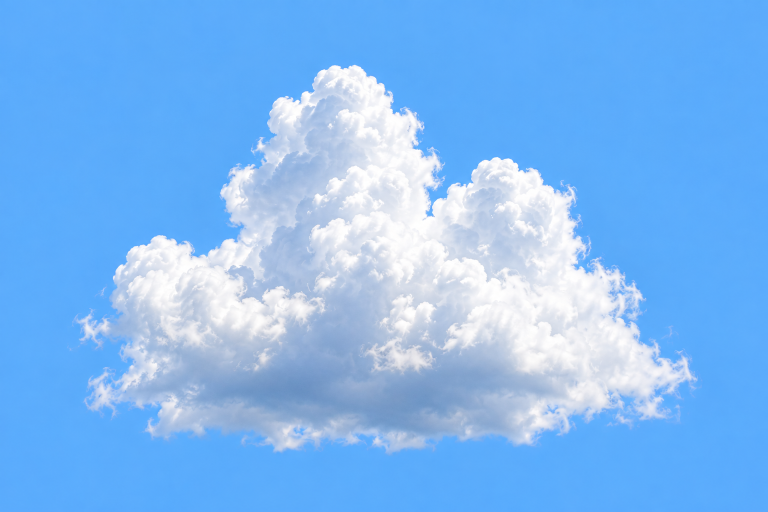
#> input picture artifacts/sky-refs/chatgpt-clouds/cloud-01.png, 1536 x 1024 px, found by its file name (shown at 1/2 size); its folder holds only this picture in this run
$ python make-cloud-sprites.py cloud-01.png
#> lines starting #> are read from the running program, lines starting #| are printed output that depends on the picture; after the words box and inside, x2 and y2 are one past the last pixel; in counts of white or black regions, pixels touching at a corner belong together
"""Key the ChatGPT cloud photos (flat blue sky) into transparent WebP sprites.

    python make-cloud-sprites.py [SRC_DIR] [OUT_DIR] [--debug] [--only=01,02]

SRC_DIR  folder with cloud-01.png .. cloud-10.png   (default: this folder)
OUT_DIR  where NN.webp + sprites.json are written  (default: SRC_DIR/sprites)

Pipeline (pure Pillow, no numpy):
  1. sky field   the background is a nearly flat blue (~90,171,252) with a few
                 units of drift. Pixels within BG_TOL of the border-strip median
                 are background; everything else is dilated ~10 px (soft halos)
                 and excluded. A 48x32 grid of masked means is hole-filled by
                 Laplace relaxation (a membrane under each cloud), smoothed and
                 bicubic-upsampled into a smooth per-pixel sky estimate S.
  2. unmix       p = a*C + (1-a)*S with C assumed near-neutral (R=G=B). Both
                 blue-minus-red and green-minus-red excess give a transparency
                   t = ((B-R)+(G-R)) / ((S_B-S_R)+(S_G-S_R))
                 (the two estimates weighted by their dynamic range; noise
                 ~0.005), a = 1 - t.
  3. core fill   the photos' cloud bases are sky-lit blue-grey (98,132,175 is
                 only a=0.5 under the neutral model), which would make the
                 shaded underside half transparent and ghostly on another sky
                 or over another cloud. Where a > CORE_T the mask is eroded by
                 CORE_R px, blurred by CORE_R and max()'d into alpha, so the
                 interior becomes opaque (keeping the photo's own blue-grey
                 shading) while the outer CORE_R px keep the measured soft edge.
                 Off for the cirrus wisps.
  4. colour      un-premultiplied C = (p - (1-a)*S) / a, clamped. On the source
                 sky this reproduces the photo exactly; on any other sky the
                 soft edges pick up that sky instead of the source blue.
  5. cleanup     alpha below ALPHA_LO is zeroed with a soft knee up to ALPHA_HI;
                 crop to the content bbox + MARGIN, alpha faded to 0 over the
                 margin at the crop edges, downscaled only if wider than MAX_W.
  6. export      lossy WebP with alpha (q QUALITY, lossless alpha), NN.webp,
                 plus sprites.json (size, bytes, dense-cloud box per sprite).
"""
import json
import os
import sys

from PIL import Image, ImageChops, ImageFilter, ImageMath

HERE = os.path.dirname(os.path.abspath(__file__))
args = [a for a in sys.argv[1:] if not a.startswith('--')]
FLAGS = [a for a in sys.argv[1:] if a.startswith('--')]
SRC_DIR = args[0] if len(args) > 0 else HERE
OUT_DIR = args[1] if len(args) > 1 else os.path.join(SRC_DIR, 'sprites')
DEBUG = '--debug' in FLAGS
ONLY = None
for f in FLAGS:
    if f.startswith('--only='):
        ONLY = {s.strip().zfill(2) for s in f[7:].split(',') if s.strip()}
DBG = os.path.join(SRC_DIR, '_debug')

# ---------------------------------------------------------------- tunables
BORDER = 10          # border strip width (px) for the initial sky colour
BG_TOL = 9           # |p - border median| <= this in every channel = sky
HALO_Q = 4           # halo exclusion works at 1/4 resolution ...
HALO_R = 5           # ... MaxFilter size there (~10 px dilation at full res)
CELL = 32            # sky grid cell (px)
CELL_MIN = 0.6       # a cell needs this fraction of clean sky to be measured
RELAX_IT = 600       # Laplace hole-fill iterations on the grid
SMOOTH_IT = 2        # 3x3 smoothing passes on the filled grid
ALPHA_LO = 0.03      # alpha below this -> 0 ...
ALPHA_HI = 0.07      # ... with a smoothstep knee up to this
MARGIN = 18          # crop margin around the content bbox (px) ...
FADE = 16            # ... alpha fades to 0 over this many px at the crop edge
MAX_W = 1400         # downscale only if wider than this
QUALITY = 88         # WebP colour quality (alpha is lossless)

# per-sprite settings: core fill threshold / radius (None = no core fill)
DEFAULT = {'core_t': 0.30, 'core_r': 7, 'gamma': 1.0}
PER = {
    '06': {'core_r': 5},
    '07': {'core_r': 4},
    '08': {'core_r': 6},
    '09': {'core_t': None},
    '10': {'core_t': None},
}


def flat(im):
    """Pixel values as a list (get_flattened_data on Pillow >= 12.1)."""
    fn = getattr(im, 'get_flattened_data', None)
    return list(fn() if fn else im.getdata())


def lam(fn, **imgs):
    return ImageMath.lambda_eval(lambda a: fn(a), **imgs)


def clamp01(a, x):
    return a['min'](a['max'](x, 0.0), 1.0)


def hist_median(hist):
    n = sum(hist)
    acc = 0
    for v, c in enumerate(hist):
        acc += c
        if acc * 2 >= n:
            return v
    return 0


def border_median(ch):
    W, H = ch.size
    h = [0] * 256
    for box in ((0, 0, W, BORDER), (0, H - BORDER, W, H),
                (0, BORDER, BORDER, H - BORDER), (W - BORDER, BORDER, W, H - BORDER)):
        for i, c in enumerate(ch.crop(box).histogram()):
            h[i] += c
    return hist_median(h)


def sky_field(rgb):
    """Smooth per-pixel sky estimate (three 'F' images) + the clean-sky mask."""
    W, H = rgb.size
    chans = rgb.split()
    med = [border_median(c) for c in chans]
    # non-sky = any channel further than BG_TOL from the border median
    diff = None
    for c, m in zip(chans, med):
        d = ImageChops.difference(c, Image.new('L', c.size, m))
        diff = d if diff is None else ImageChops.lighter(diff, d)
    nonsky = diff.point(lambda v: 255 if v > BG_TOL else 0)
    q = nonsky.reduce(HALO_Q).point(lambda v: 255 if v > 0 else 0)
    q = q.filter(ImageFilter.MaxFilter(HALO_R))
    halo = q.resize((W, H), Image.NEAREST)
    sky = ImageChops.invert(ImageChops.lighter(halo, nonsky))  # 255 = clean sky

    gw, gh = max(4, round(W / CELL)), max(4, round(H / CELL))
    m = sky.convert('F')
    m = lam(lambda a: a['m'] / 255.0, m=m)
    mg = flat(m.resize((gw, gh), Image.BOX))
    fields = []
    for c in chans:
        cf = c.convert('F')
        vm = lam(lambda a: a['c'] * a['m'], c=cf, m=m).resize((gw, gh), Image.BOX)
        vmg = flat(vm)
        valid = [mg[i] >= CELL_MIN for i in range(gw * gh)]
        vals = [vmg[i] / mg[i] if valid[i] else 0.0 for i in range(gw * gh)]
        good = [vals[i] for i in range(gw * gh) if valid[i]]
        base = sum(good) / len(good) if good else float(med[len(fields)])
        vals = [v if ok else base for v, ok in zip(vals, valid)]
        holes = [i for i in range(gw * gh) if not valid[i]]
        for _ in range(RELAX_IT if holes else 0):
            nv = vals[:]
            for i in holes:
                x, y = i % gw, i // gw
                s = (vals[y * gw + max(0, x - 1)] + vals[y * gw + min(gw - 1, x + 1)] +
                     vals[max(0, y - 1) * gw + x] + vals[min(gh - 1, y + 1) * gw + x])
                nv[i] = s / 4.0
            vals = nv
        for _ in range(SMOOTH_IT):
            nv = vals[:]
            for y in range(gh):
                for x in range(gw):
                    s = 0.0
                    for dy in (-1, 0, 1):
                        for dx in (-1, 0, 1):
                            s += vals[min(gh - 1, max(0, y + dy)) * gw + min(gw - 1, max(0, x + dx))]
                    nv[y * gw + x] = s / 9.0
            vals = nv
        g = Image.new('F', (gw, gh))
        g.putdata(vals)
        fields.append(g.resize((W, H), Image.BICUBIC))
    return fields, sky, med, sum(1 for v in mg if v < CELL_MIN)


def ramp_image(w, h, fade):
    """F image: 0 at the outer edge, 1 at >= fade px inside."""
    def ramp(n):
        return [max(0.0, min(1.0, (min(i + 0.5, n - i - 0.5)) / fade)) for i in range(n)]
    rx = Image.new('F', (w, 1))
    rx.putdata(ramp(w))
    ry = Image.new('F', (1, h))
    ry.putdata(ramp(h))
    return lam(lambda a: a['x'] * a['y'],
               x=rx.resize((w, h), Image.NEAREST), y=ry.resize((w, h), Image.NEAREST))


def dense_box(alpha_l, thr=128):
    """bbox of the dense cloud (alpha >= thr/255) inside a sprite, as fractions."""
    b = alpha_l.point(lambda v: 255 if v >= thr else 0).getbbox()
    w, h = alpha_l.size
    if not b:
        return [0, 0, 1, 1]
    return [round(b[0] / w, 4), round(b[1] / h, 4), round(b[2] / w, 4), round(b[3] / h, 4)]


def key_one(nn):
    cfg = dict(DEFAULT, **PER.get(nn, {}))
    src = os.path.join(SRC_DIR, 'cloud-%s.png' % nn)
    rgb = Image.open(src).convert('RGB')
    W, H = rgb.size
    (sR, sG, sB), skymask, med, holes = sky_field(rgb)
    R, G, B = [c.convert('F') for c in rgb.split()]

    t = lam(lambda a: ((a['B'] - a['R']) + (a['G'] - a['R'])) /
            ((a['sB'] - a['sR']) + (a['sG'] - a['sR'])),
            R=R, G=G, B=B, sR=sR, sG=sG, sB=sB)
    araw = lam(lambda a: clamp01(a, 1.0 - a['t']), t=t)
    if cfg['gamma'] != 1.0:
        gm = cfg['gamma']
        araw = lam(lambda a: a['x'] ** gm, x=araw)

    alpha = araw
    if cfg['core_t'] is not None:
        ct, cr = cfg['core_t'], cfg['core_r']
        core = lam(lambda a: (a['x'] > ct) * 255.0, x=araw).convert('L')
        for _ in range(cr):
            core = core.filter(ImageFilter.MinFilter(3))
        core = core.filter(ImageFilter.GaussianBlur(cr * 0.8))
        coref = lam(lambda a: a['c'] / 255.0, c=core.convert('F'))
        alpha = lam(lambda a: a['max'](a['x'], a['c']), x=araw, c=coref)

    # un-premultiply against the sky field
    def unmix(p, s):
        return lam(lambda a: a['min'](a['max'](
            (a['p'] - (1.0 - a['al']) * a['s']) / a['max'](a['al'], 0.004), 0.0), 255.0),
            p=p, s=s, al=alpha)
    cR, cG, cB = unmix(R, sR), unmix(G, sG), unmix(B, sB)

    lo, hi = ALPHA_LO, ALPHA_HI
    aout = lam(lambda a: a['al'] * (lambda k: k * k * (3.0 - 2.0 * k))(
        clamp01(a, (a['al'] - lo) / (hi - lo))), al=alpha)

    # crop
    al8 = lam(lambda a: a['x'] * 255.0 + 0.5, x=aout).convert('L')
    probe = al8.point(lambda v: 255 if v >= 5 else 0)
    probe = probe.filter(ImageFilter.MinFilter(3)).filter(ImageFilter.MaxFilter(3))
    bb = probe.getbbox()
    x0, y0 = max(0, bb[0] - MARGIN), max(0, bb[1] - MARGIN)
    x1, y1 = min(W, bb[2] + MARGIN), min(H, bb[3] + MARGIN)
    touches = [n for n, v in (('left', x0 == 0), ('top', y0 == 0), ('right', x1 == W), ('bottom', y1 == H)) if v]
    cw, ch = x1 - x0, y1 - y0
    fade = ramp_image(cw, ch, FADE)
    ac = lam(lambda a: a['x'] * a['f'], x=aout.crop((x0, y0, x1, y1)), f=fade)
    a8 = lam(lambda a: a['x'] * 255.0 + 0.5, x=ac).convert('L')
    rgb8 = [lam(lambda a: a['c'] + 0.5, c=c.crop((x0, y0, x1, y1))).convert('L')
            for c in (cR, cG, cB)]
    spr = Image.merge('RGBA', rgb8 + [a8])
    scaled = False
    if spr.width > MAX_W:
        nh = round(spr.height * MAX_W / spr.width)
        spr = spr.resize((MAX_W, nh), Image.LANCZOS)
        scaled = True

    os.makedirs(OUT_DIR, exist_ok=True)
    out = os.path.join(OUT_DIR, '%s.webp' % nn)
    spr.save(out, 'WEBP', quality=QUALITY, alpha_quality=100, method=6)
    nbytes = os.path.getsize(out)

    if DEBUG:
        os.makedirs(DBG, exist_ok=True)
        lam(lambda a: a['x'] * 255.0, x=araw).convert('L').save(os.path.join(DBG, '%s-araw.png' % nn))
        al8.save(os.path.join(DBG, '%s-alpha.png' % nn))
        skymask.save(os.path.join(DBG, '%s-skymask.png' % nn))
        Image.merge('RGB', [lam(lambda a: (a['s'] - m0) * 20.0 + 128.0, s=s).convert('L')
                            for s, m0 in zip((sR, sG, sB), med)]).save(os.path.join(DBG, '%s-skyfield-x20.png' % nn))

    sa = spr.getchannel('A')
    info = {
        'file': '%s.webp' % nn,
        'w': spr.width, 'h': spr.height, 'bytes': nbytes,
        'crop': [x0, y0, x1, y1], 'scaled': scaled, 'touches': touches,
        'dense': dense_box(sa, 128),     # alpha >= 0.5
        'body': dense_box(sa, 26),       # alpha >= 0.1
        'skyMedian': med, 'skyHoles': holes,
        'core': cfg['core_t'] is not None,
    }
    print('%s  %4dx%-4d %7.1f kB  crop=%s dense=%s %s' % (
        nn, spr.width, spr.height, nbytes / 1024, info['crop'], info['dense'],
        ('TOUCHES ' + ','.join(touches)) if touches else ''))
    return info


def main():
    ids = ['%02d' % i for i in range(1, 11)
           if os.path.exists(os.path.join(SRC_DIR, 'cloud-%02d.png' % i))]
    if ONLY:
        ids = [i for i in ids if i in ONLY]
    man_path = os.path.join(OUT_DIR, 'sprites.json')
    old = {}
    if os.path.exists(man_path):
        with open(man_path) as f:
            old = {s['file']: s for s in json.load(f).get('sprites', [])}
    for nn in ids:
        info = key_one(nn)
#> in key_one, rgb is the input picture: PIL image 1536x1024 RGB; mean R, G, B 128.3, 185.2, 244.4
#> in sky_field, `med = [border_median(c) for c in chans]`: med = [91, 171, 252]
#> the loop in sky_field, `for c, m in zip(chans, med):` made 3 passes
#> m on passes 1 to 3: 91, 171, 252
#> pass 1, in sky_field, `d = ImageChops.difference(c, Image.new('L', c.size, m))`:
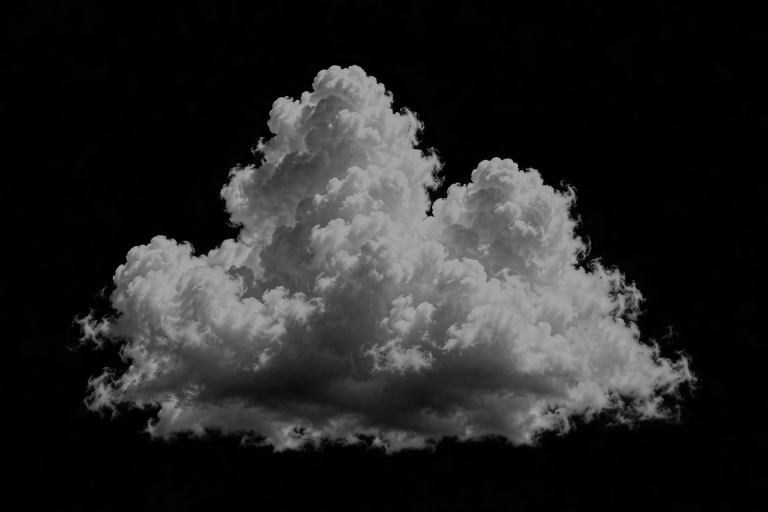
#> d: PIL image 1536x1024 L (shown at 1/2 size); min 0, max 164, mean 37.8
#> in sky_field, `nonsky = diff.point(lambda v: 255 if v > BG_TOL else 0)`:
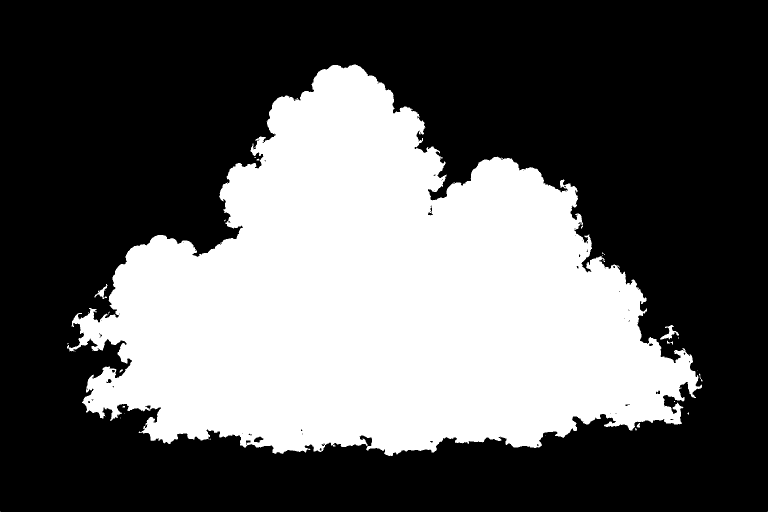
#> nonsky: PIL image 1536x1024 L (shown at 1/2 size); 36.8% white; 35 white regions (29 under 20 px), largest, box (x1, y1, x2, y2) and area: (134, 129, 1404, 912) 578288, (1320, 650, 1358, 679) 372, (189, 568, 215, 598) 223, (1273, 846, 1280, 855) 41, (1334, 681, 1346, 689) 39, (239, 739, 246, 745) 23
#> in sky_field, `mg = flat(m.resize((gw, gh), Image.BOX))`: mg = 1536 values, max 1 at index 0, min 0 at index 212, mean 0.589
#> the loop in sky_field, `for c in chans:` made 3 passes
#> base on passes 1 to 3: 91.03, 171.7, 251.5
#> pass 1, in sky_field, `cf = c.convert('F')`:
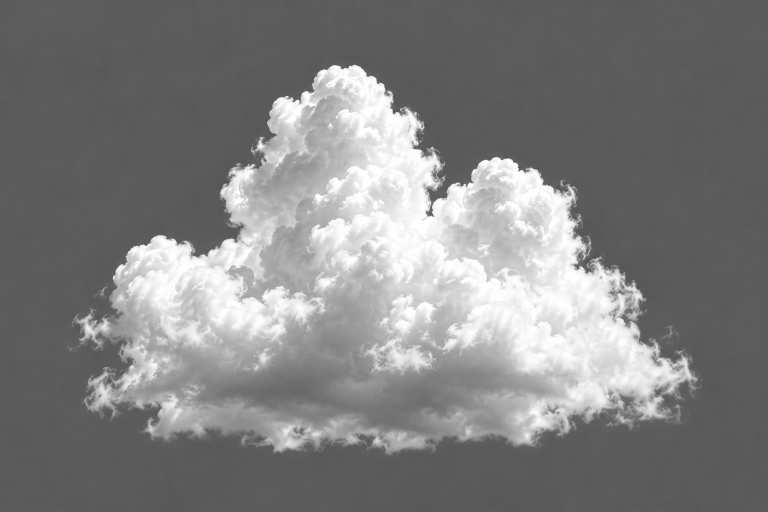
#> cf: PIL image 1536x1024 F (shown at 1/2 size); min 78, max 255, mean 128.3
#> after the loop in sky_field, `for c in chans:`: fields = 3 items
#> in key_one, `(sR, sG, sB), skymask, med, holes = sky_field(rgb)`:
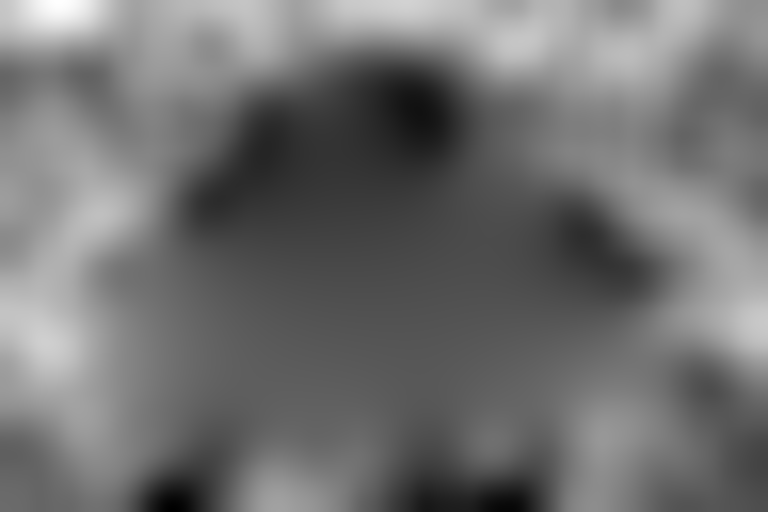
#> sR: PIL image 1536x1024 F (shown at 1/2 size); min 89.15, max 92.8, mean 90.8; drawn with min black and max white
#> in key_one, `(sR, sG, sB), skymask, med, holes = sky_field(rgb)`: med = [91, 171, 252]; holes = 642
#> in key_one, `t = lam(lambda a: ((a['B'] - a['R']) + (a['G'] - a['R'])) / ((a['sB'] ..`:
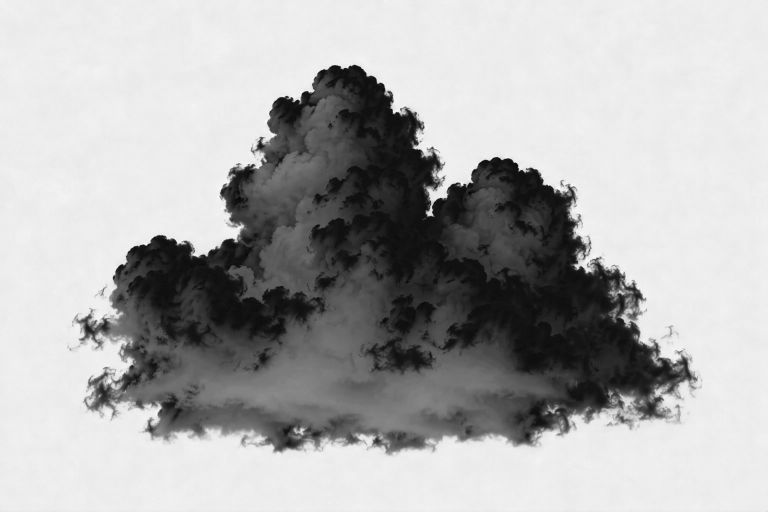
#> t: PIL image 1536x1024 F (shown at 1/2 size); min -0.0788, max 1.08, mean 0.717; drawn with min black and max white
#> in key_one, `bb = probe.getbbox()`: bb = (134, 129, 1405, 914)
#> in key_one, `x0, y0 = max(0, bb[0] - MARGIN), max(0, bb[1] - MARGIN)`: x0 = 116; y0 = 111
#> in key_one, `x1, y1 = min(W, bb[2] + MARGIN), min(H, bb[3] + MARGIN)`: x1 = 1423; y1 = 932
#> in key_one, `touches = [n for n, v in (('left', x0 == 0), ('top', y0 == 0), ('right..`: touches = []
#> in key_one, `cw, ch = x1 - x0, y1 - y0`: cw = 1307; ch = 821
#> in key_one, `ac = lam(lambda a: a['x'] * a['f'], x=aout.crop((x0, y0, x1, y1)), f=f..`:
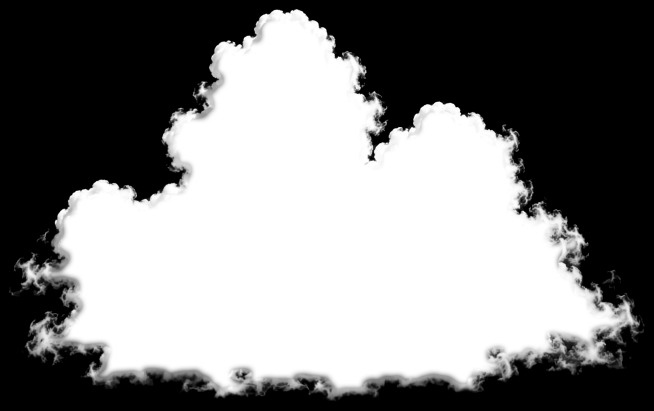
#> ac: PIL image 1307x821 F (shown at 1/2 size); min 0, max 1, mean 0.498
#> in key_one, `rgb8 = [lam(lambda a: a['c'] + 0.5, c=c.crop((x0, y0, x1, y1))).conver..`: rgb8 = 3 items
#> in key_one, `spr = Image.merge('RGBA', rgb8 + [a8])`:
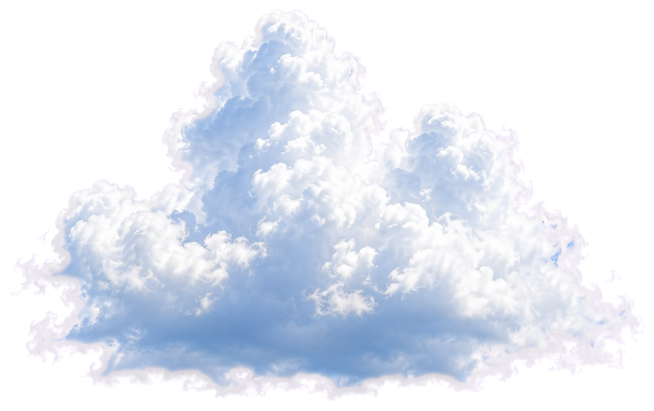
#> spr: PIL image 1307x821 RGBA (shown at 1/2 size); mean R, G, B, A 153.6, 167.4, 187.1, 127.1; transparent parts drawn white
#> in dense_box, `b = alpha_l.point(lambda v: 255 if v >= thr else 0).getbbox()`: b = (38, 19, 1278, 792)
#| 01  1307x821    171.4 kB  crop=[116, 111, 1423, 932] dense=[0.0291, 0.0231, 0.9778, 0.9647]
        old[info['file']] = info
    sprites = [old[k] for k in sorted(old)]
    total = sum(s['bytes'] for s in sprites)
    with open(man_path, 'w', newline='\n') as f:
        json.dump({'source': 'chatgpt-clouds/cloud-NN.png', 'total_bytes': total,
                   'sprites': sprites}, f, indent=1)
    print('total %.1f kB (%d sprites)' % (total / 1024, len(sprites)))


if __name__ == '__main__':
    main()
#> in main, `info = key_one(nn)`: info = 12 items
#> in main, `sprites = [old[k] for k in sorted(old)]`: sprites = 1 item
#> in main, `total = sum(s['bytes'] for s in sprites)`: total = 175512
#| total 171.4 kB (1 sprites)
